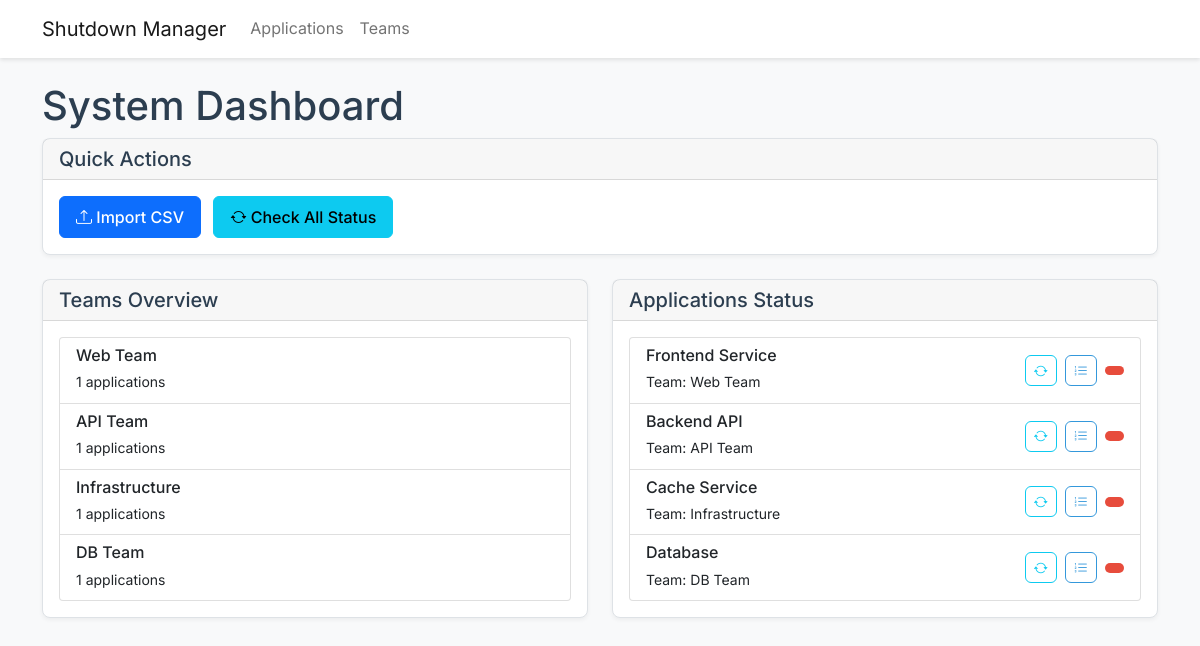
The page / on the database its author committed.
### app/models.py (models this page shows)
class Team(db.Model):
    id = db.Column(db.Integer, primary_key=True)
    name = db.Column(db.String(100), unique=True, nullable=False)
    applications = db.relationship('Application', backref='team', lazy=True)

class Application(db.Model):
    id = db.Column(db.Integer, primary_key=True)
    name = db.Column(db.String(100), unique=True, nullable=False)
    team_id = db.Column(db.Integer, db.ForeignKey('team.id'), nullable=False)
    shutdown_order = db.Column(db.Integer, default=100)
    instances = db.relationship('ApplicationInstance', backref='application', lazy=True, cascade='all, delete-orphan')
    dependencies = db.relationship(
        'ApplicationDependency',
        foreign_keys='ApplicationDependency.application_id',
        backref=db.backref('application', lazy=True),
        lazy=True,
        cascade='all, delete-orphan'
    )

### app/routes.py (the view)
@main.route('/')
def index():
    teams = Team.query.all()
    applications = Application.query.all()
    return render_template('index.html', teams=teams, applications=applications)

### app/templates/index.html (shortened to what this page needs)
{% extends "base.html" %}
{% block content %}
<div class="row">
    <div class="col-12">
        <h1>System Dashboard</h1>
        <div class="card mb-4">
            <div class="card-header">
                <h5 class="card-title mb-0">Quick Actions</h5>
            </div>
            <div class="card-body">
                <button class="btn btn-primary me-2" data-bs-toggle="modal" data-bs-target="#importModal">
                    <i class="bi bi-upload"></i> Import CSV
                </button>
                <button class="btn btn-info me-2" onclick="checkAllStatus()">
                    <i class="bi bi-arrow-repeat"></i> Check All Status
                </button>
            </div>
        </div>
    </div>
</div>
<div class="row">
    <div class="col-md-6">
        <div class="card">
            <div class="card-header">
                <h5 class="card-title mb-0">Teams Overview</h5>
            </div>
            <div class="card-body">
                <div class="list-group">
                    {% for team in teams %}
                    <div class="list-group-item">
                        <h6 class="mb-1">{{ team.name }}</h6>
                        <small>{{ team.applications|length }} applications</small>
                    </div>
                    {% endfor %}
                </div>
            </div>
        </div>
    </div>
    <div class="col-md-6">
        <div class="card">
            <div class="card-header d-flex justify-content-between align-items-center">
                <h5 class="card-title mb-0">Applications Status</h5>
            </div>
            <div class="card-body">
                <div class="list-group" id="applicationsList">
                    {% for app in applications %}
                    <div class="list-group-item" id="app-{{ app.id }}">
                        <div class="d-flex justify-content-between align-items-center">
                            <div>
                                <h6 class="mb-1">{{ app.name }}</h6>
                                <small>Team: {{ app.team.name }}</small>
                            </div>
                            <div class="d-flex align-items-center">
                                <button class="btn btn-sm btn-outline-info me-2" onclick="checkStatus({{ app.id }})">
                                    <i class="bi bi-arrow-repeat"></i>
                                </button>
                                <button class="btn btn-sm btn-outline-primary me-2" onclick="viewShutdownSequence({{ app.id }})">
                                    <i class="bi bi-list-ol"></i>
                                </button>
                                <span class="badge bg-{{ 'success' if app.status == 'running' else 'danger' }}">
                                </span>
                            </div>
                        </div>
                    </div>
                    {% endfor %}
                </div>
            </div>
        </div>
    </div>
</div>
{% endblock %}

### app/templates/base.html (shortened to what this page needs)
<!DOCTYPE html>
<html lang="en">
<head>
    <link href="https://cdn.jsdelivr.net/npm/bootstrap@5.1.3/dist/css/bootstrap.min.css" rel="stylesheet">
    <link rel="stylesheet" href="https://cdn.jsdelivr.net/npm/bootstrap-icons@1.7.2/font/bootstrap-icons.css">
</head>
<body>
    <nav class="navbar navbar-expand-lg navbar-light mb-4">
        <div class="container">
            <a class="navbar-brand" href="/">Shutdown Manager</a>
            <div class="collapse navbar-collapse" id="navbarNav">
                <ul class="navbar-nav">
                    <li class="nav-item">
                        <a class="nav-link" href="/applications">Applications</a>
                    </li>
                    <li class="nav-item">
                        <a class="nav-link" href="/teams">Teams</a>
                    </li>
                </ul>
            </div>
        </div>
    </nav>
    <div class="container mt-4">
        {% block content %}{% endblock %}
    </div>
</body>
</html>

### app/templates/base.html (style rules this page uses)
:root { --bg-color: #f8f9fa; --text-color: #2c3e50; --border-color: #dee2e6; --hover-color: #e9ecef; --accent-color: #3498db; --danger-color: #e74c3c; --success-color: #2ecc71; }
body { background-color: var(--bg-color); color: var(--text-color); font-family: 'Inter', -apple-system, system-ui, sans-serif; line-height: 1.6; }
.navbar { background-color: white !important; box-shadow: 0 2px 4px rgba(0,0,0,0.1); }
.card { background-color: white; border: 1px solid var(--border-color); border-radius: 8px; box-shadow: 0 2px 4px rgba(0,0,0,0.05); }
.btn { font-weight: 500; border-radius: 6px; padding: 0.5rem 1rem; }
.btn-sm { padding: 0.25rem 0.5rem; }
.btn-outline-primary { color: var(--accent-color); border-color: var(--accent-color); }
.badge { font-weight: 500; padding: 0.4em 0.8em; border-radius: 6px; }
.bg-danger { background-color: var(--danger-color) !important; }
.nav-link { color: var(--text-color); }

### rows shown on the page
Team: name "Web Team", applications|length "1"
Team: name "API Team", applications|length "1"
Team: name "Infrastructure", applications|length "1"
Team: name "DB Team", applications|length "1"
Application: name "Frontend Service", team.name "Web Team"
Application: name "Backend API", team.name "API Team"
Application: name "Cache Service", team.name "Infrastructure"
Application: name "Database", team.name "DB Team"
